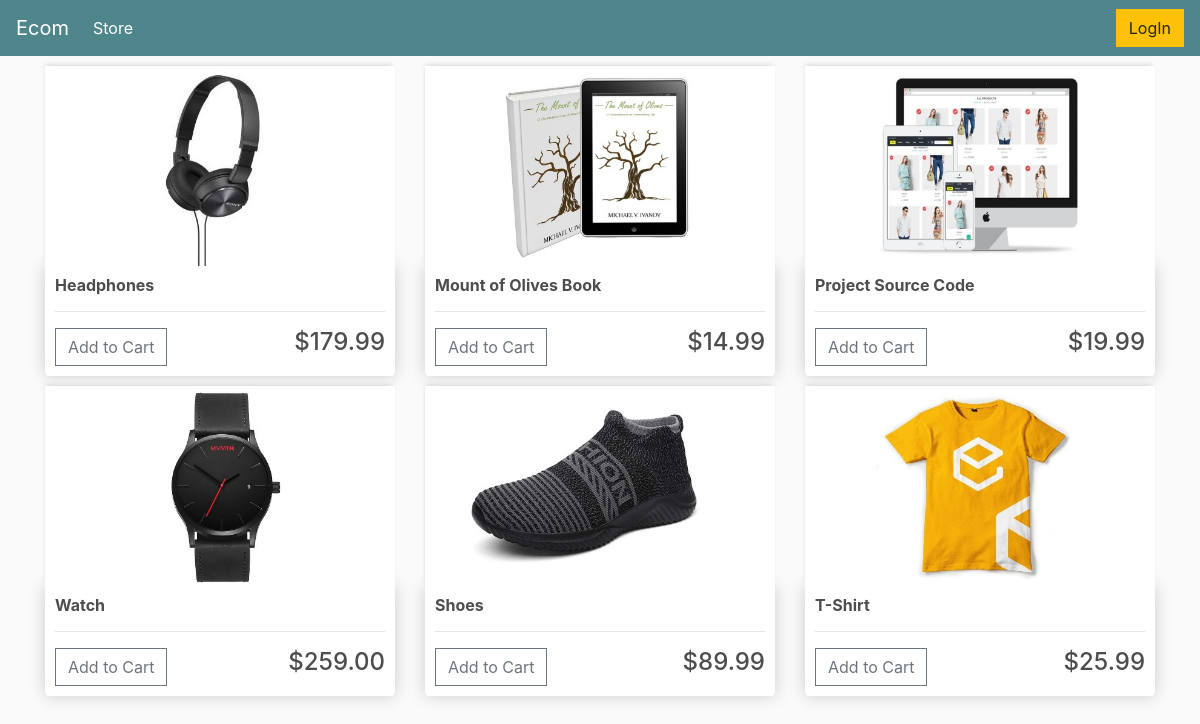
The page / on the database its author committed.
### store/models.py (models this page shows, shortened)
class Product(models.Model):
    name = models.CharField(max_length=200, null=True)
    price = models.FloatField()
    digital = models.BooleanField(default=False, null=True)
    image = models.ImageField(blank=True)
    @property
    def imageURL(self):
        url = self.image.url
        if url is None:
            url = ''
        return url

### store/views.py (the view)
# urls.py: path('', views.Store.as_view(), name='store'),
class Store(ListView):
    login_url = '/login/'
    redirect_field_name = 'store'
    template_name = 'store/store.html'
    queryset = Product.objects.all()
    def get_context_data(self, **kwargs):
        context = super().get_context_data(**kwargs)
        customer = self.request.user
        if customer.is_authenticated:
            order, created = Order.objects.get_or_create(
                customer=customer, compleated=False)
            context['order_id'] = order.id
            context['num_items'] = order.get_cart_items
        context['products'] = self.queryset
        return context

### store/templates/store/store.html
{% extends 'store/main.html'%} {%load static%} {%block content%}
<div class="row">
  {% for product in products %}
  <div class="col-lg-4">
    <img class="thumbnail" src="{{product.imageURL}}" />
    <div class="box-element product">
      <h6><strong>{{product.name}}</strong></h6>
      <hr />
      {% if user.is_authenticated %}
      <button
        data-product="{{product.id}}"
        data-order="{{order_id}}"
        data-action="add"
        class="btn btn-outline-secondary add-btn update-cart"
      >
        Add to Cart
      </button>
      {% else %}
      <a href= '{% url 'login'%}' class="btn btn-outline-secondary add-btn update-cart">
        Add to Cart
      </a>
      {% endif %}
      <h4 style="display: inline-block; float: right">
        ${{product.price|floatformat:2}}
      </h4>
    </div>
  </div>
  {% endfor %}
</div>
{% endblock%}

### store/static/css/main.css (style rules this page uses)
body { background-color: hsl(0, 0%, 98%); }
h1, h2, h3, h4, h5, h6 { color: hsl(0, 0%, 30%); }
.box-element { box-shadow: hsl(0, 0%, 80%) 0 0 16px; background-color: #fff; border-radius: 4px; padding: 10px; }
.thumbnail { width: 100%; height: 200px; -webkit-box-shadow: -1px -3px 5px -2px rgba(214, 214, 214, 1); -moz-box-shadow: -1px -3px 5px -2px rgba(214, 214, 214, 1); box-shadow: -1px -3px 5px -2px rgba(214, 214, 214, 1); }
.product { border-radius: 0 0 4px 4px; }
.col-lg-4, .col-lg-6, .col-lg-8, .col-lg-12 { margin-top: 10px; }
.btn { border-radius: 0; }

### rows shown on the page
Product: imageURL (picture), name "Headphones", price "179.99"
Product: imageURL (picture), name "Mount of Olives Book", price "14.99"
Product: imageURL (picture), name "Project Source Code", price "19.99"
Product: imageURL (picture), name "Watch", price "259.00"
Product: imageURL (picture), name "Shoes", price "89.99"
Product: imageURL (picture), name "T-Shirt", price "25.99"
